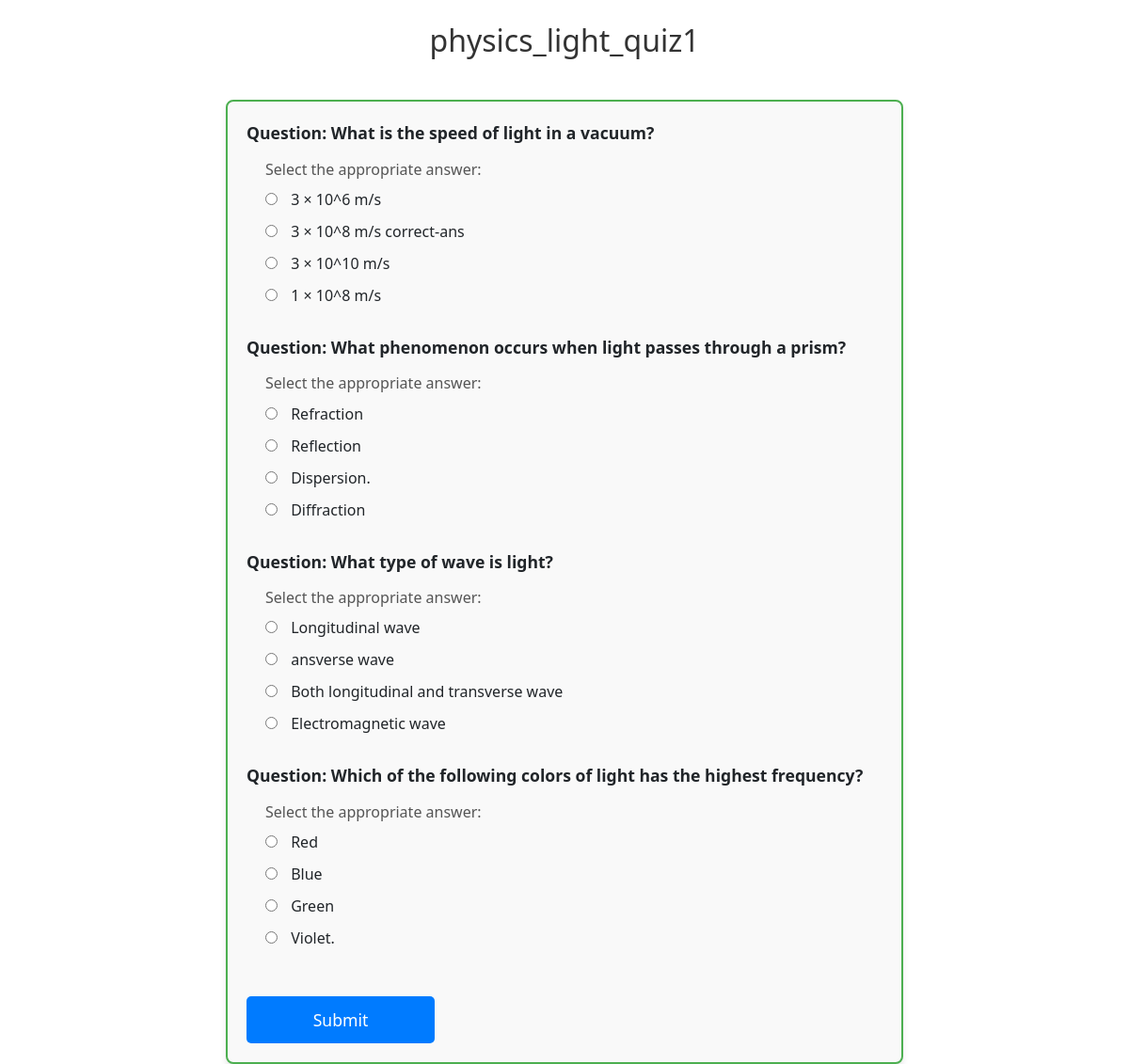
The app's page /quiz/1 (signed in) with its own data.
### models/models.py (models this page shows)
class Quiz(db.Model):
    __tablename__ = "quiz"
    id = db.Column(db.Integer, primary_key=True)
    name = db.Column(db.String(100), nullable=False)
    chapter_id = db.Column(db.Integer, db.ForeignKey('chapter.id'), nullable=False)
    date_of_quiz = db.Column(db.DateTime, nullable=False, default=datetime.utcnow)
    time_duration = db.Column(db.String(5), nullable=True)  # hh:mm format
    remarks = db.Column(db.Text)
    questions = db.relationship('Question', backref='quiz', lazy=True, cascade='all, delete')

class Question(db.Model):
    __tablename__ = "question"
    id = db.Column(db.Integer, primary_key=True)
    quiz_id = db.Column(db.Integer, db.ForeignKey('quiz.id'), nullable=False)
    chapter_id = db.Column(db.Integer, db.ForeignKey('chapter.id'), nullable=False)  # Add this line
    question_statement = db.Column(db.Text, nullable=False)
    option_1 = db.Column(db.String(255), nullable=False)
    option_2 = db.Column(db.String(255), nullable=False)
    option_3 = db.Column(db.String(255), nullable=False)
    option_4 = db.Column(db.String(255), nullable=False)
    correct_option = db.Column(db.Integer, nullable=False)  # 1, 2, 3, or 4

### controllers/routes.py (the view, shortened to what this page needs)
@app.route('/quiz/<int:quiz_id>', methods=['GET', 'POST'])
@authcheck
def submit_quiz(quiz_id):
    quiz = Quiz.query.get_or_404(quiz_id)
    questions = Question.query.filter_by(quiz_id=quiz_id).all()
    return render_template('quiz.html', quiz=quiz, questions=questions)

### controllers/routes.py (called while the page is built)
def authcheck(func):
    @wraps(func)
    def wrapper(*args, **kwargs):
        if 'user_id' not in session:
            flash('Please login to access this page')
            return redirect(url_for('login'))
        return func(*args, **kwargs)
    return wrapper

### templates/quiz.html (shortened to what this page needs)
{% extends "layout.html" %}
{% block content %}
<br>
<h1>{{ quiz.name }}</h1>
<br>
<form method="POST" class="formquiz" action="{{url_for('submit_quiz', quiz_id=quiz.id)}}">
    {% for question in questions %}
        <div class="question-block">
            <p><strong>Question:</strong> {{ question.question_statement }}</p>
            <div class="options">
                <h6>Select the appropriate answer:</h6>
                <input type="radio" name="question_{{ question.id }}" value="1" id="q{{ question.id }}_1">
                <label for="q{{ question.id }}_1">{{ question.option_1 }}</label><br>
                <input type="radio" name="question_{{ question.id }}" value="2" id="q{{ question.id }}_2">
                <label for="q{{ question.id }}_2">{{ question.option_2 }}</label><br>
                <input type="radio" name="question_{{ question.id }}" value="3" id="q{{ question.id }}_3">
                <label for="q{{ question.id }}_3">{{ question.option_3 }}</label><br>
                <input type="radio" name="question_{{ question.id }}" value="4" id="q{{ question.id }}_4">
                <label for="q{{ question.id }}_4">{{ question.option_4 }}</label><br>
            </div>
        </div>
    {% endfor %}
    <button type="submit" class="btn btn-primary" onclick="return confirm('Submit quiz? This action cannot be undone.');">Submit</button>
</form>
{% endblock %}

### templates/quiz.html (style rules this page uses)
h1 { text-align: center; font-size: 2em; color: #333; margin-bottom: 20px; }
.formquiz { margin: 0 auto; width: 60%; border: 2px solid #4CAF50; padding: 20px; background-color: #f9f9f9; border-radius: 8px; box-shadow: 0 4px 6px rgba(0, 0, 0, 0.1); }
.question-block { margin-bottom: 20px; }
.question-block p { font-size: 1.1em; font-weight: bold; }
.options { margin-top: 10px; padding-left: 20px; }
.options input[type="radio"] { margin-right: 10px; }
.options label { font-size: 1em; cursor: pointer; margin-bottom: 10px; }
h6 { font-size: 1em; color: #555; margin-bottom: 10px; }
.btn-primary { background-color: #007BFF; color: white; border: none; padding: 12px 25px; font-size: 1.1em; border-radius: 5px; cursor: pointer; transition: background-color 0.3s; width: 100%; max-width: 200px; margin-top: 20px; }

### records on screen
Quiz: name "physics_light_quiz1"
Question: question_statement "What is the speed of light in a vacuum?", option_1 "3 × 10^6 m/s", option_2 "3 × 10^8 m/s correct-ans", option_3 "3 × 10^10 m/s", option_4 "1 × 10^8 m/s"
Question: question_statement "What phenomenon occurs when light passes through a prism?", option_1 "Refraction", option_2 "Reflection", option_3 "Dispersion.", option_4 "Diffraction"
Question: question_statement "What type of wave is light?", option_1 "Longitudinal wave", option_2 "ansverse wave", option_3 "Both longitudinal and transverse wave", option_4 "Electromagnetic wave"
Question: question_statement "Which of the following colors of light has the highest frequency?", option_1 "Red", option_2 "Blue", option_3 "Green", option_4 "Violet."
